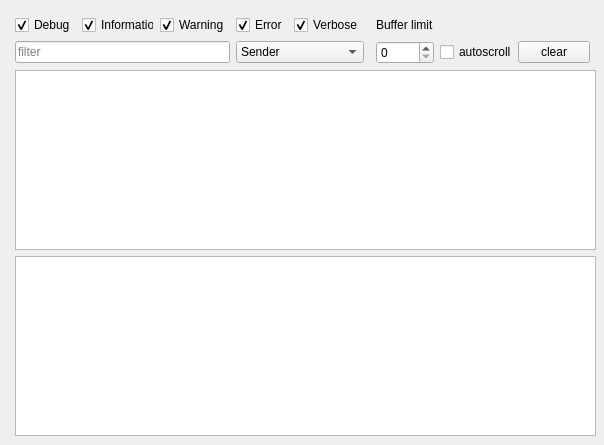
<?xml version="1.0" encoding="UTF-8"?>
<ui version="4.0">
 <class>LogcatDialog</class>
 <widget class="QDialog" name="LogcatDialog">
  <property name="geometry">
   <rect>
    <x>0</x>
    <y>0</y>
    <width>604</width>
    <height>445</height>
   </rect>
  </property>
  <property name="windowTitle">
   <string>Logcat</string>
  </property>
  <widget class="QWidget" name="gridLayoutWidget">
   <property name="geometry">
    <rect>
     <x>10</x>
     <y>10</y>
     <width>591</width>
     <height>431</height>
    </rect>
   </property>
   <layout class="QGridLayout" name="layoutLogcat">
    <item row="1" column="1">
     <widget class="QCheckBox" name="checkBoxDebug">
      <property name="text">
       <string>Debug</string>
      </property>
      <property name="checked">
       <bool>true</bool>
      </property>
     </widget>
    </item>
    <item row="1" column="3">
     <widget class="QCheckBox" name="checkBoxWarnings">
      <property name="text">
       <string>Warning</string>
      </property>
      <property name="checked">
       <bool>true</bool>
      </property>
     </widget>
    </item>
    <item row="1" column="2">
     <widget class="QCheckBox" name="checkBoxInformations">
      <property name="text">
       <string>Information</string>
      </property>
      <property name="checked">
       <bool>true</bool>
      </property>
     </widget>
    </item>
    <item row="1" column="4">
     <widget class="QCheckBox" name="checkBoxErrors">
      <property name="text">
       <string>Error</string>
      </property>
      <property name="checked">
       <bool>true</bool>
      </property>
     </widget>
    </item>
    <item row="4" column="1" colspan="10">
     <widget class="QTableView" name="tableView">
      <property name="editTriggers">
       <set>QAbstractItemView::NoEditTriggers</set>
      </property>
      <property name="dragDropOverwriteMode">
       <bool>false</bool>
      </property>
      <property name="alternatingRowColors">
       <bool>true</bool>
      </property>
      <property name="selectionMode">
       <enum>QAbstractItemView::SingleSelection</enum>
      </property>
      <property name="verticalScrollMode">
       <enum>QAbstractItemView::ScrollPerPixel</enum>
      </property>
      <property name="horizontalScrollMode">
       <enum>QAbstractItemView::ScrollPerPixel</enum>
      </property>
      <property name="wordWrap">
       <bool>false</bool>
      </property>
      <property name="cornerButtonEnabled">
       <bool>false</bool>
      </property>
      <attribute name="verticalHeaderVisible">
       <bool>false</bool>
      </attribute>
      <attribute name="verticalHeaderShowSortIndicator" stdset="0">
       <bool>false</bool>
      </attribute>
     </widget>
    </item>
    <item row="5" column="1" colspan="10">
     <widget class="QTextBrowser" name="textBrowser">
      <property name="enabled">
       <bool>true</bool>
      </property>
      <property name="focusPolicy">
       <enum>Qt::ClickFocus</enum>
      </property>
     </widget>
    </item>
    <item row="1" column="5">
     <widget class="QCheckBox" name="checkBoxVerbose">
      <property name="text">
       <string>Verbose</string>
      </property>
      <property name="checked">
       <bool>true</bool>
      </property>
     </widget>
    </item>
    <item row="2" column="1" colspan="3">
     <widget class="QLineEdit" name="lineEdit">
      <property name="placeholderText">
       <string>filter</string>
      </property>
     </widget>
    </item>
    <item row="2" column="4" colspan="2">
     <widget class="QComboBox" name="comboBox">
      <item>
       <property name="text">
        <string>Sender</string>
       </property>
      </item>
      <item>
       <property name="text">
        <string>Message</string>
       </property>
      </item>
     </widget>
    </item>
    <item row="2" column="10">
     <spacer name="horizontalSpacer">
      <property name="orientation">
       <enum>Qt::Horizontal</enum>
      </property>
      <property name="sizeHint" stdset="0">
       <size>
        <width>40</width>
        <height>20</height>
       </size>
      </property>
     </spacer>
    </item>
    <item row="0" column="2">
     <spacer name="verticalSpacer">
      <property name="orientation">
       <enum>Qt::Vertical</enum>
      </property>
      <property name="sizeType">
       <enum>QSizePolicy::Fixed</enum>
      </property>
      <property name="sizeHint" stdset="0">
       <size>
        <width>20</width>
        <height>5</height>
       </size>
      </property>
     </spacer>
    </item>
    <item row="6" column="1">
     <spacer name="verticalSpacer_2">
      <property name="orientation">
       <enum>Qt::Vertical</enum>
      </property>
      <property name="sizeType">
       <enum>QSizePolicy::Fixed</enum>
      </property>
      <property name="sizeHint" stdset="0">
       <size>
        <width>20</width>
        <height>5</height>
       </size>
      </property>
     </spacer>
    </item>
    <item row="1" column="0">
     <spacer name="horizontalSpacer_2">
      <property name="orientation">
       <enum>Qt::Horizontal</enum>
      </property>
      <property name="sizeType">
       <enum>QSizePolicy::Fixed</enum>
      </property>
      <property name="sizeHint" stdset="0">
       <size>
        <width>5</width>
        <height>20</height>
       </size>
      </property>
     </spacer>
    </item>
    <item row="4" column="11">
     <spacer name="horizontalSpacer_3">
      <property name="orientation">
       <enum>Qt::Horizontal</enum>
      </property>
      <property name="sizeType">
       <enum>QSizePolicy::Fixed</enum>
      </property>
      <property name="sizeHint" stdset="0">
       <size>
        <width>5</width>
        <height>20</height>
       </size>
      </property>
     </spacer>
    </item>
    <item row="2" column="7">
     <widget class="QSpinBox" name="spinBoxBufferLimit">
      <property name="maximum">
       <number>9999</number>
      </property>
     </widget>
    </item>
    <item row="1" column="7">
     <widget class="QLabel" name="label">
      <property name="text">
       <string>Buffer limit</string>
      </property>
     </widget>
    </item>
    <item row="2" column="8">
     <widget class="QCheckBox" name="checkBoxAutoScroll">
      <property name="text">
       <string>autoscroll</string>
      </property>
     </widget>
    </item>
    <item row="2" column="9">
     <widget class="QPushButton" name="pushButtonClearLogcat">
      <property name="focusPolicy">
       <enum>Qt::NoFocus</enum>
      </property>
      <property name="text">
       <string>clear</string>
      </property>
     </widget>
    </item>
   </layout>
  </widget>
 </widget>
 <resources/>
 <connections/>
</ui>
